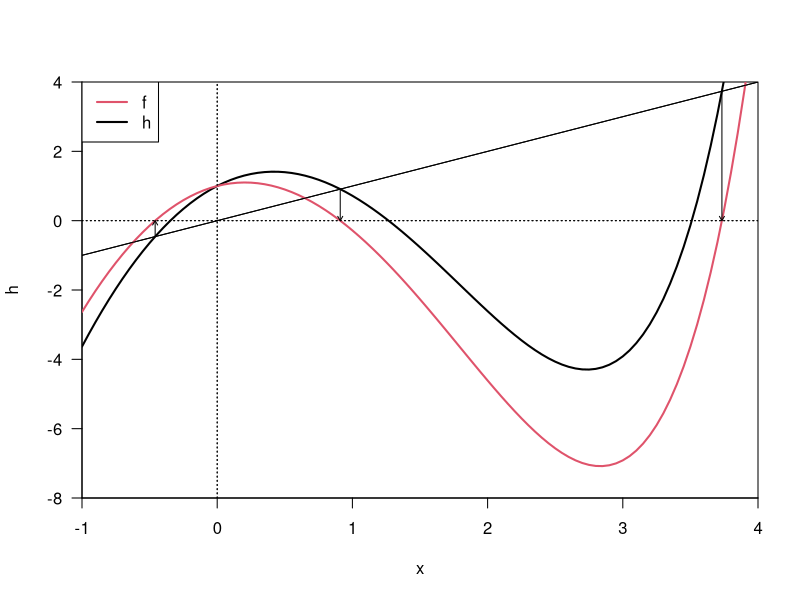

Recreate this plot in R.
par(xaxs='i', yaxs='i')
h <- function(x)exp(x)-3*x^2 + x
plot(h, xlim=c(-1, 4), ylim=c(-8, 4), las=1, lwd=2)
abline(a=0, b=1)

abline(h=0, lty=3)
abline(v=0, lty=3)

f <- function(x)exp(x)-3*x^2
plot(f, xlim=c(-1, 4), ylim=c(-8, 4), las=1, add=T, lwd=2, col=2)
r1 <- uniroot(f, lower=-1, upper=0)$root
r2 <- uniroot(f, lower=0, upper=2)$root
r3 <- uniroot(f, lower=3, upper=4)$root
arrows(r1, h(r1), r1, 0, len=0.05)
arrows(r2, h(r2), r2, 0, len=0.05)
arrows(r3, h(r3), r3, 0, len=0.05)

abline(a=0, b=1)

abline(h=0, lty=3)
abline(v=0, lty=3)

legend("topleft", c("f", "h"), col=c(2, 1), lwd=2, bg="white")